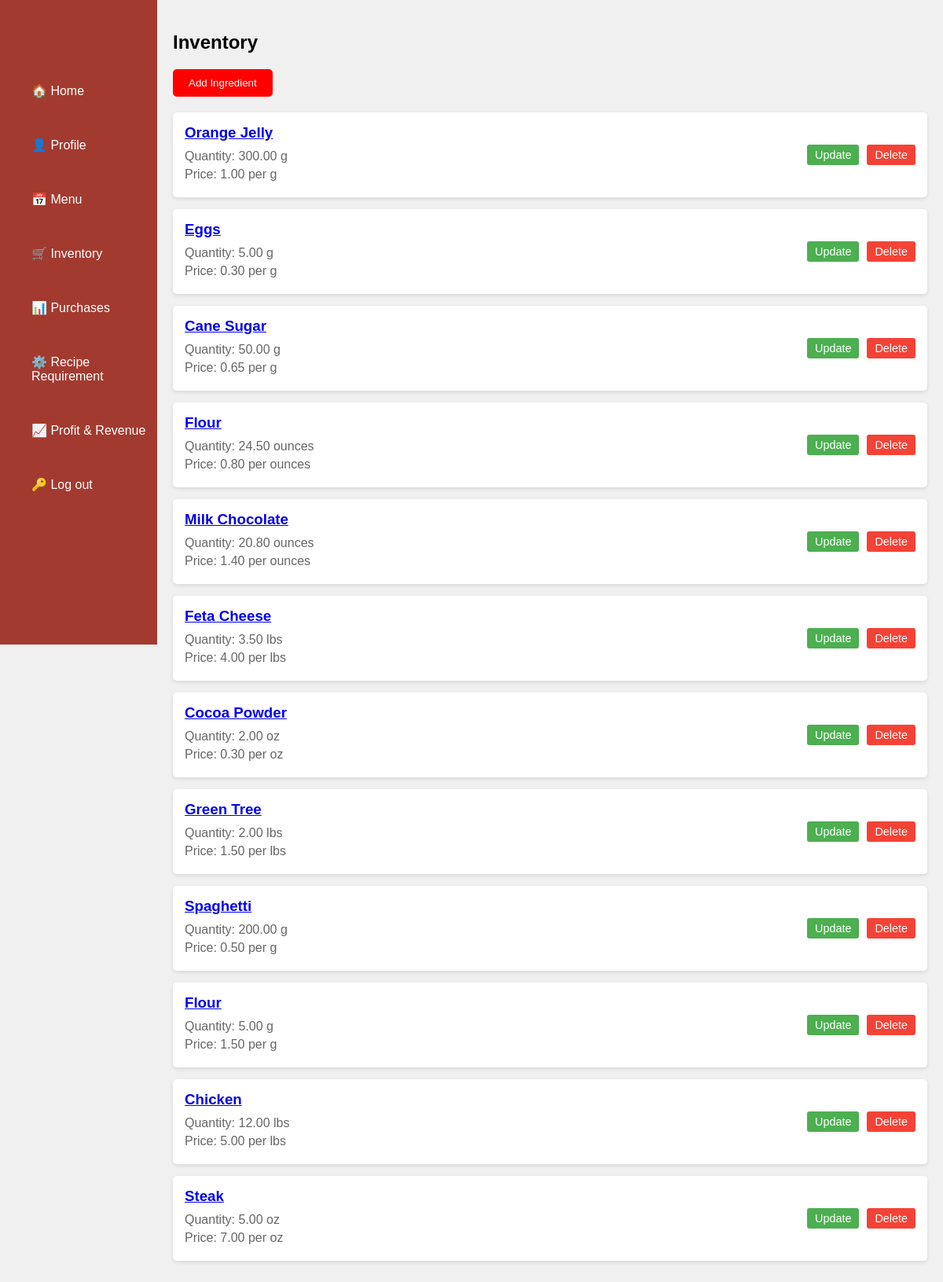
Page /ingredient/List (signed in) on the committed database.
### inventory/models.py (models this page shows, shortened)
class Ingredient(models.Model):
    id = models.AutoField(primary_key=True)
    name = models.CharField(max_length=200)
    quantity = models.DecimalField(max_digits=10, decimal_places=2)
    price_per_unit = models.DecimalField(max_digits=10, decimal_places=2)
    unit = models.CharField(max_length=200, choices=UNIT_CHOICES, default='')

### inventory/views.py (the view)
# urls.py: path('ingredient/List', views.IngredientsList.as_view(), name='ingredientslist'),
class IngredientsList(LoginRequiredMixin,ListView):
    model = Ingredient
    template_name = 'inventory/ingredients-list.html'
    context_object_name = 'ingredients'
    def get_queryset(self):
        return Ingredient.objects.all()

### inventory/templates/inventory/ingredients-list.html (shortened to what this page needs)
{% load static %}
<!DOCTYPE html>
<html lang="en">
<head>
    <link rel="stylesheet" href="{% static 'inventory/ingredients.css' %}">
</head>
<body>
    <div class="container">
        <div class="main-content">
          <nav class="sidebar">
            <div class="sidebar-icon">
              <ul>
                <a href="{% url 'home' %}">🏠 Home</a>
                <a href="{% url 'profile' %}">👤 Profile</a>
                <a href="{% url 'menuitem' %}">📅 Menu</a>
                <a href="{% url 'ingredientslist' %}">🛒 Inventory</a>
                <a href="{% url 'purchase-list' %}">📊 Purchases</a>
                <a href="{% url 'reciperequirement_create' %}">⚙️ Recipe Requirement</a>
                <a href="{% url 'profit_revenue' %}">📈 Profit & Revenue</a>
                <a href="{% url 'logout' %}">🔑 Log out</a>
               </ul>
            </div>
          </nav>
            <main>
              <h2>Inventory</h2>
              <div class="ingredient-input">
                  <button class="add-item-btn"><a href="{% url 'ingredient-create' %}">Add Ingredient</a></button>
              </div>
              <div class="recipe-requirements">
                  <div class="left-column">
                      {% for ingredient in object_list %}
                      <div class="ingredient-card">
                          <div class="ingredient-info">
                              <h3><a href="{% url 'ingredientdetail' ingredient.id %}">{{ ingredient.name | title }}</a></h3>
                              <p>Quantity: {{ ingredient.quantity }} {{ ingredient.unit }}</p>
                              <p>Price: {{ ingredient.price_per_unit }} per {{ ingredient.unit }}</p>
                          </div>
                          <div class="ingredient-actions">
                              <a href="{% url 'ingredientupdate' ingredient.id %}" class="update btn">Update</a>
                              <a href="{% url 'ingredientdelete' ingredient.id %}" class="delete btn">Delete</a>
                          </div>
                      </div>
                      {% endfor %}
                        </div>
                      </div>
                    </div>
                </div>
</body>
</html>

### inventory/static/inventory/ingredients.css (style rules this page uses)
body { font-family: Arial, sans-serif; margin: 0; padding: 0; background-color: #f0f0f0; }
.container { display: flex; flex-direction: column; height: 100vh; }
.main-content { display: flex; flex-grow: 1; }
.sidebar { width: 200px; background-color: #a23a2f; height: 100vh; display: flex; flex-direction: column; padding-top: 20px; color: white; }
.sidebar-icon a { text-decoration: none; color: white; display: flex; flex-direction: column; width: 100%; padding: 10px 0; }
.sidebar-icon a::before { content: attr(data-icon); font-size: 24px; margin-bottom: 30px; text-align: center; }
.sidebar-icon { margin-bottom: 10px; margin-top: 30px; }
main { flex-grow: 1; padding: 20px; }
.recipe-requirements { display: flex; gap: 20px; }
.left-column { flex: 1; }
.ingredient-card { background-color: white; border-radius: 5px; padding: 15px; margin-bottom: 15px; box-shadow: 0 2px 5px rgba(0,0,0,0.1); display: flex; justify-content: space-between; align-items: center; }
.ingredient-info { flex-grow: 1; }
.ingredient-info h3 { margin: 0 0 10px 0; }
.ingredient-info p { margin: 5px 0; color: #666; }
.ingredient-actions { display: flex; gap: 10px; }
.btn { padding: 5px 10px; border-radius: 3px; text-decoration: none; color: white; font-size: 0.9em; }
.update { background-color: #4CAF50; }
.delete { background-color: #f44336; }
.add-item-btn { background-color: #ff0000; color: white; border: none; padding: 10px 20px; border-radius: 5px; cursor: pointer; margin-bottom: 20px; }
.add-item-btn a { color: white; text-decoration: none; }

### rows in the picture
Ingredient: name "Orange Jelly", quantity "300.00", unit "g", price_per_unit "1.00"
Ingredient: name "Eggs", quantity "5.00", unit "g", price_per_unit "0.30"
Ingredient: name "Cane Sugar", quantity "50.00", unit "g", price_per_unit "0.65"
Ingredient: name "Flour", quantity "24.50", unit "ounces", price_per_unit "0.80"
Ingredient: name "Milk Chocolate", quantity "20.80", unit "ounces", price_per_unit "1.40"
Ingredient: name "Feta Cheese", quantity "3.50", unit "lbs", price_per_unit "4.00"
Ingredient: name "Cocoa Powder", quantity "2.00", unit "oz", price_per_unit "0.30"
Ingredient: name "Green Tree", quantity "2.00", unit "lbs", price_per_unit "1.50"
Ingredient: name "Spaghetti", quantity "200.00", unit "g", price_per_unit "0.50"
Ingredient: name "Flour", quantity "5.00", unit "g", price_per_unit "1.50"
Ingredient: name "Chicken", quantity "12.00", unit "lbs", price_per_unit "5.00"
Ingredient: name "Steak", quantity "5.00", unit "oz", price_per_unit "7.00"
